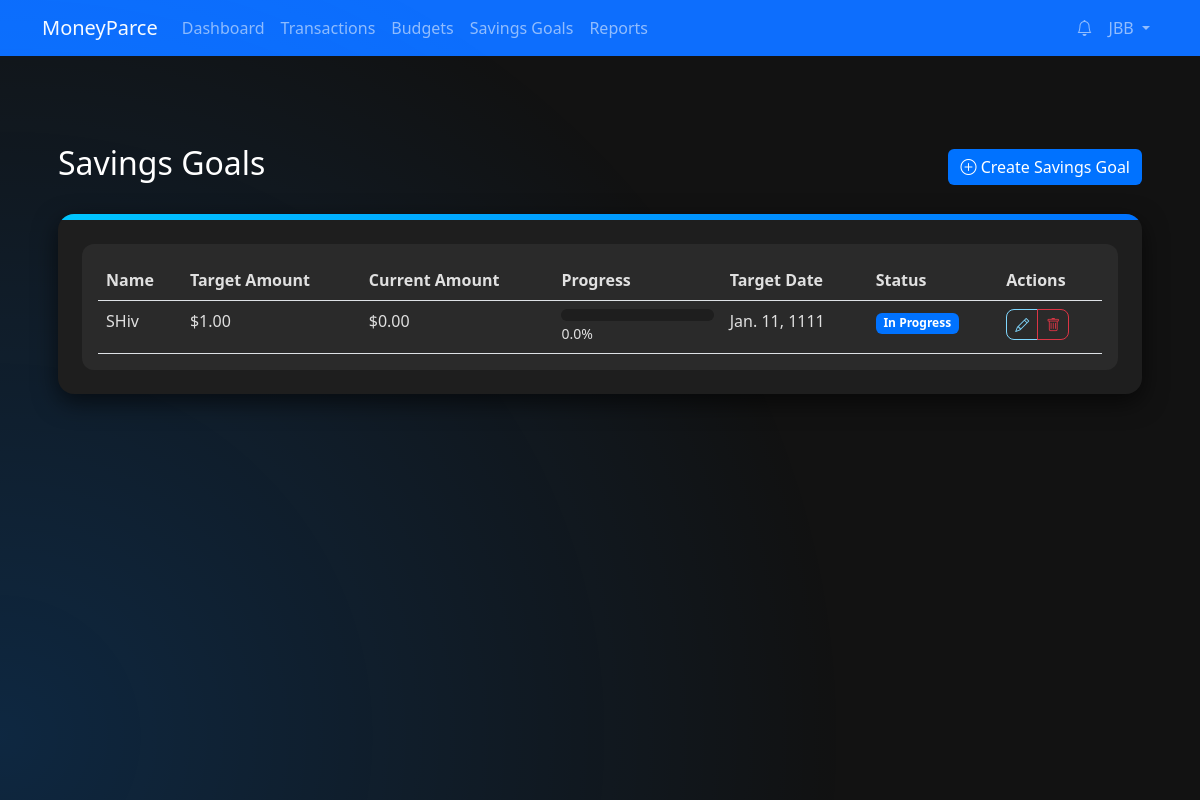
The app's page /budgets/savings-goals/ (signed in), older data.
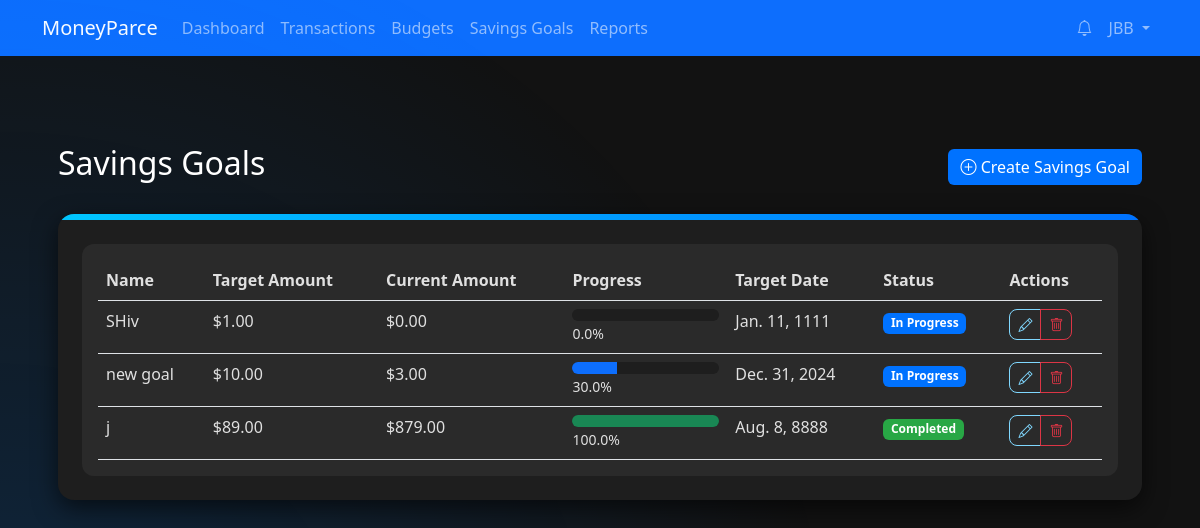
The same page, newer data.
### users/models.py (models this page shows, shortened)
class User(AbstractUser):
    is_active = models.BooleanField(default=True)
    is_suspended = models.BooleanField(default=False)
    phone_number = models.CharField(max_length=15, blank=True, null=True)
    date_of_birth = models.DateField(null=True, blank=True)
    created_at = models.DateTimeField(auto_now_add=True)
    updated_at = models.DateTimeField(auto_now=True)
    class Meta:
        verbose_name = 'User'
        verbose_name_plural = 'Users'

### budgets/models.py (models this page shows, shortened)
class SavingsGoal(models.Model):
    user = models.ForeignKey(settings.AUTH_USER_MODEL, on_delete=models.CASCADE)
    name = models.CharField(max_length=100)
    target_amount = models.DecimalField(max_digits=10, decimal_places=2)
    current_amount = models.DecimalField(max_digits=10, decimal_places=2, default=0)
    target_date = models.DateField()
    is_completed = models.BooleanField(default=False)
    created_at = models.DateTimeField(auto_now_add=True)
    updated_at = models.DateTimeField(auto_now=True)
    @property
    def progress_percentage(self):
        if self.target_amount == 0:
            return 0
        percentage = (self.current_amount / self.target_amount) * 100
        return min(100, max(0, percentage))

### budgets/views.py (the view)
# urls.py: path('savings-goals/', views.savings_goals, name='savings_goals'),
@login_required
def savings_goals(request):
    savings_goals = SavingsGoal.objects.filter(user=request.user)
    return render(request, 'budgets/savings_goals.html', {'savings_goals': savings_goals})

### templates/budgets/savings_goals.html (shortened to what this page needs)
{% extends 'base.html' %}
{% block content %}
  <div id="pulse1" class="pulse-layer"></div>
  <div class="dashboard-container container-fluid">
    <div class="d-flex justify-content-between align-items-center mb-4">
      <h2 class="text-white">Savings Goals</h2>
      <a href="{% url 'savings_goal_create' %}" class="btn btn-primary">
        <i class="bi bi-plus-circle"></i> Create Savings Goal
      </a>
    </div>
    <div class="card">
      <div class="card-accent"></div>
      <div class="card-body">
        {% if savings_goals %}
          <div class="table-responsive">
            <table class="table table-hover mb-0">
              <thead>
                <tr>
                  <th>Name</th>
                  <th>Target Amount</th>
                  <th>Current Amount</th>
                  <th>Progress</th>
                  <th>Target Date</th>
                  <th>Status</th>
                  <th>Actions</th>
                </tr>
              </thead>
              <tbody>
                {% for goal in savings_goals %}
                <tr>
                  <td>{{ goal.name }}</td>
                  <td>${{ goal.target_amount }}</td>
                  <td>${{ goal.current_amount }}</td>
                  <td style="min-width: 8rem;">
                    <div class="progress" style="height: .75rem; background: #1e1e1e;">
                      <div class="progress-bar {% if goal.progress_percentage >= 100 %}bg-success{% else %}bg-primary{% endif %}"
                           role="progressbar"
                           style="width: {{ goal.progress_percentage }}%;"
                           aria-valuenow="{{ goal.progress_percentage }}"
                           aria-valuemin="0"
                           aria-valuemax="100">
                      </div>
                    </div>
                    <small>{{ goal.progress_percentage|floatformat:1 }}%</small>
                  </td>
                  <td>{{ goal.target_date }}</td>
                  <td>
                    <span class="badge {% if goal.is_completed %}bg-success{% else %}bg-primary{% endif %}">
                      {{ goal.is_completed|yesno:"Completed,In Progress" }}
                    </span>
                  </td>
                  <td>
                    <div class="btn-group">
                      <a href="{% url 'savings_goal_edit' goal.pk %}" class="btn btn-sm btn-outline-primary">
                        <i class="bi bi-pencil"></i>
                      </a>
                      <a href="{% url 'savings_goal_delete' goal.pk %}" class="btn btn-sm btn-outline-danger">
                        <i class="bi bi-trash"></i>
                      </a>
                    </div>
                  </td>
                </tr>
                {% endfor %}
              </tbody>
            </table>
          </div>
        {% endif %}
      </div>
    </div>
  </div>
{% endblock %}

### templates/base.html (shortened to what this page needs)
<!DOCTYPE html>
<html lang="en">
<head>
    <link href="https://cdn.jsdelivr.net/npm/bootstrap@5.3.0/dist/css/bootstrap.min.css" rel="stylesheet">
    <link rel="stylesheet" href="https://cdn.jsdelivr.net/npm/bootstrap-icons@1.11.0/font/bootstrap-icons.css">
</head>
<body>
    <nav class="navbar navbar-expand-lg navbar-dark bg-primary">
        <div class="container">
            <a class="navbar-brand" href="{% url 'dashboard' %}">MoneyParce</a>
            <div class="collapse navbar-collapse" id="navbarNav">
                {% if user.is_authenticated %}
                <ul class="navbar-nav me-auto">
                    <li class="nav-item">
                        <a class="nav-link" href="{% url 'dashboard' %}">Dashboard</a>
                    </li>
                    <li class="nav-item">
                        <a class="nav-link" href="{% url 'transaction_list' %}">Transactions</a>
                    </li>
                    <li class="nav-item">
                        <a class="nav-link" href="{% url 'budget_list' %}">Budgets</a>
                    </li>
                    <li class="nav-item">
                        <a class="nav-link" href="{% url 'savings_goals' %}">Savings Goals</a>
                    </li>
                    <li class="nav-item">
                        <a class="nav-link" href="{% url 'reports' %}">Reports</a>
                    </li>
                </ul>
                <ul class="navbar-nav">
                    <li class="nav-item">
                        <a class="nav-link" href="{% url 'notifications' %}">
                            <i class="bi bi-bell"></i>
                        </a>
                    </li>
                    <li class="nav-item dropdown">
                        <a class="nav-link dropdown-toggle" href="#" id="navbarDropdown" role="button" data-bs-toggle="dropdown">
                            {{ user.username }}
                        </a>
                    </li>
                </ul>
                {% endif %}
            </div>
        </div>
    </nav>
    <div class="container mt-4">
        {% block content %}
        {% endblock %}
    </div>
</body>
</html>

### templates/budgets/savings_goals.html (style rules this page uses)
html, body { margin: 0; padding: 0; width: 100%; min-height: 100%; overflow-x: hidden; overflow-y: auto; background: #121212; color: #e0e0e0; position: relative; }
.dashboard-container { position: relative; z-index: 1; padding: 4rem 1rem; }
.card { background-color: #1e1e1e; border: none; border-radius: 1rem; box-shadow: 0 8px 24px rgba(0,0,0,0.6); margin-bottom: 2rem; overflow: hidden; }
.card-accent { height: 6px; background: linear-gradient(90deg,#00c6ff,#0072ff); }
.card-body { padding: 1.5rem; }
h2.text-white { color: #fff; }
.table-responsive { background-color: #2a2a2a; border-radius: .75rem; padding: 1rem; }
.table-responsive .table { background: transparent !important; margin-bottom: 0; }
.table-responsive .table thead th, .table-responsive .table tbody td { background: transparent !important; color: #e0e0e0 !important; }
.table-responsive .table thead th:first-child { border-top-left-radius: .5rem; }
.table-responsive .table thead th:last-child { border-top-right-radius: .5rem; }
.table-responsive .table tbody tr:last-child td:first-child { border-bottom-left-radius: .5rem; }
.table-responsive .table tbody tr:last-child td:last-child { border-bottom-right-radius: .5rem; }
.badge.bg-success { background-color: #28a745 !important; }
.badge.bg-primary { background-color: #0072ff !important; }
.btn-primary { background-color: #0072ff; border: none; transition: background .3s, box-shadow .3s; }
.btn-outline-primary { color: #80d8ff; border-color: #80d8ff; }
.btn-sm.btn-outline-primary, .btn-sm.btn-outline-danger { border-radius: .5rem; }

Row changes from the older to the newer data that the page shows:
added SavingsGoal: name "new goal", target_amount "10.00", current_amount "3.00", progress_percentage "30.0", target_date "Dec. 31, 2024", is_completed "In Progress"
added SavingsGoal: name "j", target_amount "89.00", current_amount "879.00", progress_percentage "100.0", target_date "Aug. 8, 8888", is_completed "Completed"
